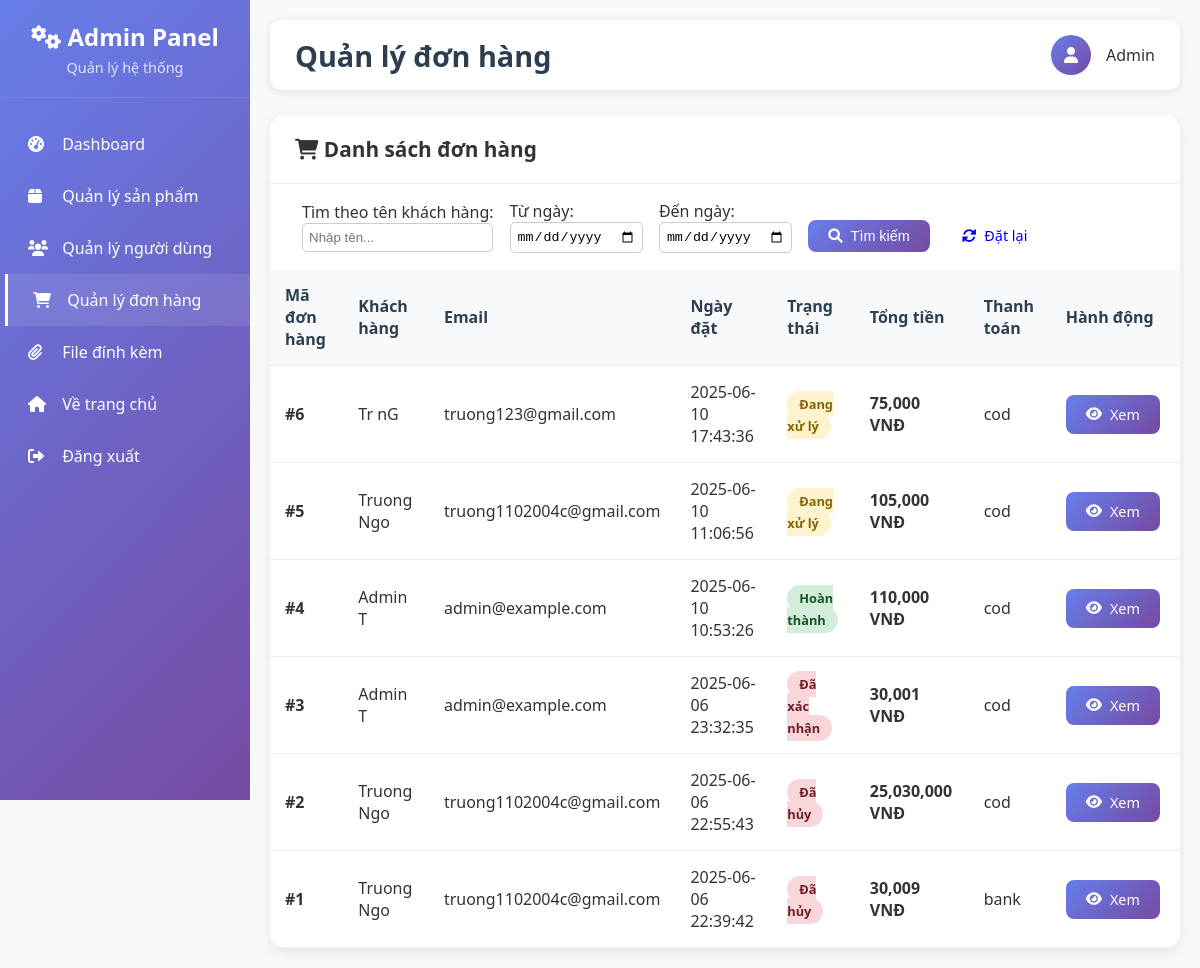
The page /admin/orders (signed in) on the database its author committed.
### tables this page shows
CREATE TABLE orders (
                    orderId INTEGER PRIMARY KEY AUTOINCREMENT,
                    userId INTEGER,
                    orderDate TEXT,
                    status TEXT DEFAULT 'Đang xử lý',
                    totalPrice REAL,
                    shippingAddress TEXT,
                    paymentMethod TEXT,
                    FOREIGN KEY (userId) REFERENCES users(userId)
                );

CREATE TABLE users 
		(userId INTEGER PRIMARY KEY, 
		password TEXT,
		email TEXT,
		firstName TEXT,
		lastName TEXT,
		address1 TEXT,
		address2 TEXT,
		zipcode TEXT,
		city TEXT,
		state TEXT,
		country TEXT, 
		phone TEXT
		, is_admin INTEGER DEFAULT 0, role TEXT DEFAULT 'user');

### routes/admin_routes.py (the view)
@admin_bp.route('/orders')
@admin_required
def list_orders():
    search_name = request.args.get('search_name', '').strip()
    start_date = request.args.get('start_date', '').strip()
    end_date = request.args.get('end_date', '').strip()
    sql = '''
        SELECT o.orderId, u.firstName, u.lastName, u.email, o.orderDate,
               o.status, o.totalPrice, o.paymentMethod
        FROM orders o
        JOIN users u ON o.userId = u.userId
        WHERE 1=1
    '''
    params = []
    if search_name:
        sql += " AND (u.firstName LIKE ? OR u.lastName LIKE ?)"
        like_pattern = f'%{search_name}%'
        params.extend([like_pattern, like_pattern])
    if start_date:
        sql += " AND o.orderDate >= ?"
        params.append(start_date)
    if end_date:
        sql += " AND o.orderDate <= ?"
        params.append(end_date)
    sql += " ORDER BY o.orderId DESC"
    try:
        with get_db_connection() as conn:
            cur = conn.cursor()
            cur.execute(sql, params)
            orders = cur.fetchall()
        return render_template('admin/list_orders.html', orders=orders,
                               search_name=search_name, start_date=start_date, end_date=end_date)
    except Exception as e:
        flash(f"Lỗi khi tải danh sách đơn hàng: {str(e)}")
        return render_template('admin/list_orders.html', orders=[])

### app.py (called while the page is built)
def create_app():
    app = Flask(__name__)
    app.config.from_object(Config)
    if not os.path.exists(app.config['UPLOAD_FOLDER']):
        os.makedirs(app.config['UPLOAD_FOLDER'])
    register_blueprints(app)
    @app.context_processor
    def inject_template_vars():
        return {
            'url_for': url_for_wrapper
        }
    return app

def url_for_wrapper(endpoint, **values):
    from flask import url_for as flask_url_for
    route_mapping = {
        'root': 'main.root',
        'logout': 'auth.logout',
        'loginForm': 'auth.loginForm',
        'cart': 'cart.cart',
        'profileHome': 'profile.profileHome',
        'search': 'search.search',  # Map search route
        'displayCategory': 'search.search_by_category'  # Map category display
    }
    mapped_endpoint = route_mapping.get(endpoint, endpoint)
    try:
        return flask_url_for(mapped_endpoint, **values)
    except:
        try:
            return flask_url_for(endpoint, **values)
        except:
            return '#'

### routes/admin_routes.py (called while the page is built)
def is_admin(email):
    try:
        with get_db_connection() as conn:
            cur = conn.cursor()
            cur.execute("SELECT role FROM users WHERE email = ?", (email,))
            result = cur.fetchone()
            return result and result[0] == 'admin'
    except:
        return False

def admin_required(f):
    @wraps(f)
    def decorated_function(*args, **kwargs):
        if 'email' not in session:
            flash("Vui lòng đăng nhập để truy cập trang này.")
            return redirect(url_for('auth.loginForm'))
        if not is_admin(session['email']):
            flash("Bạn không có quyền truy cập trang này!")
            return redirect(url_for('main.root'))
        return f(*args, **kwargs)
    return decorated_function

### utils/database.py (called while the page is built)
@contextmanager
def get_db_connection():
    conn = sqlite3.connect(Config.DATABASE_PATH)
    try:
        yield conn
    except Exception as e:
        conn.rollback()
        raise e
    finally:
        conn.close()

### templates/admin/list_orders.html (shortened to what this page needs)
{% extends "admin/base.html" %}
{% block page_title %}Quản lý đơn hàng{% endblock %}
{% block content %}
<div class="content-card">
    <div class="card-header">
        <h3><i class="fas fa-shopping-cart"></i> Danh sách đơn hàng</h3>
    </div>
    <form method="get" style="margin: 1rem 2rem;">
        <div style="display: flex; flex-wrap: wrap; gap: 1rem; align-items: center;">
            <div>
                <label for="search_name">Tìm theo tên khách hàng:</label><br/>
                <input type="text" id="search_name" name="search_name" value="{{ search_name }}" placeholder="Nhập tên..." style="padding: 6px; border-radius: 5px; border: 1px solid #ccc;">
            </div>
            <div>
                <label for="start_date">Từ ngày:</label><br/>
                <input type="date" id="start_date" name="start_date" value="{{ start_date }}" style="padding: 6px; border-radius: 5px; border: 1px solid #ccc;">
            </div>
            <div>
                <label for="end_date">Đến ngày:</label><br/>
                <input type="date" id="end_date" name="end_date" value="{{ end_date }}" style="padding: 6px; border-radius: 5px; border: 1px solid #ccc;">
            </div>
            <div style="align-self: flex-end;">
                <button type="submit" class="btn btn-primary" style="padding: 8px 20px;">
                    <i class="fas fa-search"></i> Tìm kiếm
                </button>
                <a href="{{ url_for('admin.list_orders') }}" class="btn btn-secondary" style="padding: 8px 20px; margin-left: 0.5rem;">
                    <i class="fas fa-sync-alt"></i> Đặt lại
                </a>
            </div>
        </div>
    </form>
    <div class="table-container">
        <table>
            <thead>
                <tr>
                    <th>Mã đơn hàng</th>
                    <th>Khách hàng</th>
                    <th>Email</th>
                    <th>Ngày đặt</th>
                    <th>Trạng thái</th>
                    <th>Tổng tiền</th>
                    <th>Thanh toán</th>
                    <th>Hành động</th>
                </tr>
            </thead>
            <tbody>
                {% for order in orders %}
                <tr>
                    <td><strong>#{{ order[0] }}</strong></td>
                    <td>{{ order[1] }} {{ order[2] }}</td>
                    <td>{{ order[3] }}</td>
                    <td>{{ order[4] }}</td>
                    <td>
                        <span class="status-badge
                            {% if order[5] == 'Đang xử lý' %}status-pending
                            {% elif order[5] == 'Đang giao' %}status-processing
                            {% elif order[5] == 'Hoàn thành' %}status-completed
                            {% else %}status-cancelled{% endif %}">
                            {{ order[5] }}
                        </span>
                    </td>
                    <td><strong>{{ "{:,.0f}".format(order[6]) }} VNĐ</strong></td>
                    <td>{{ order[7] or 'Chưa xác định' }}</td>
                    <td>
                        <a href="{{ url_for('admin.view_order', orderId=order[0]) }}"
                           class="btn btn-primary" style="margin-right: 5px;">
                            <i class="fas fa-eye"></i> Xem
                        </a>
                    </td>
                </tr>
                {% endfor %}
            </tbody>
        </table>
    </div>
</div>
{% endblock %}

### templates/admin/base.html (style rules this page uses)
* { margin: 0; padding: 0; box-sizing: border-box; }
body { font-family: 'Segoe UI', Tahoma, Geneva, Verdana, sans-serif; background-color: #f8f9fa; color: #333; }
.content-card { background: white; border-radius: 15px; box-shadow: 0 5px 15px rgba(0,0,0,0.08); overflow: hidden; }
.card-header { padding: 20px 25px; border-bottom: 1px solid #eee; display: flex; justify-content: between; align-items: center; }
.card-header h3 { font-size: 1.3rem; font-weight: 600; }
.btn { padding: 10px 20px; border: none; border-radius: 8px; cursor: pointer; text-decoration: none; display: inline-flex; align-items: center; gap: 8px; font-size: 0.9rem; transition: all 0.3s ease; }
.btn-primary { background: linear-gradient(135deg, #667eea 0%, #764ba2 100%); color: white; }
.table-container { overflow-x: auto; }
table { width: 100%; border-collapse: collapse; }
th, td { padding: 15px; text-align: left; border-bottom: 1px solid #eee; }
th { background-color: #f8f9fa; font-weight: 600; color: #2c3e50; }
.status-badge { padding: 4px 12px; border-radius: 20px; font-size: 0.8rem; font-weight: 600; }
.status-pending { background: #fff3cd; color: #856404; }
.status-completed { background: #d4edda; color: #155724; }
.status-cancelled { background: #f8d7da; color: #721c24; }

### rows shown on the page
orders: orderId "6", firstName "Tr", lastName "nG", email "truong123@gmail.com", orderDate "2025-06-10 17:43:36", status "Đang xử lý", totalPrice "75,000", paymentMethod "cod"
orders: orderId "5", firstName "Truong", lastName "Ngo", email "truong1102004c@gmail.com", orderDate "2025-06-10 11:06:56", status "Đang xử lý", totalPrice "105,000", paymentMethod "cod"
orders: orderId "4", firstName "Admin", lastName "T", email "admin@example.com", orderDate "2025-06-10 10:53:26", status "Hoàn thành", totalPrice "110,000", paymentMethod "cod"
orders: orderId "3", firstName "Admin", lastName "T", email "admin@example.com", orderDate "2025-06-06 23:32:35", status "Đã xác nhận", totalPrice "30,001", paymentMethod "cod"
orders: orderId "2", firstName "Truong", lastName "Ngo", email "truong1102004c@gmail.com", orderDate "2025-06-06 22:55:43", status "Đã hủy", totalPrice "25,030,000", paymentMethod "cod"
orders: orderId "1", firstName "Truong", lastName "Ngo", email "truong1102004c@gmail.com", orderDate "2025-06-06 22:39:42", status "Đã hủy", totalPrice "30,009", paymentMethod "bank"
